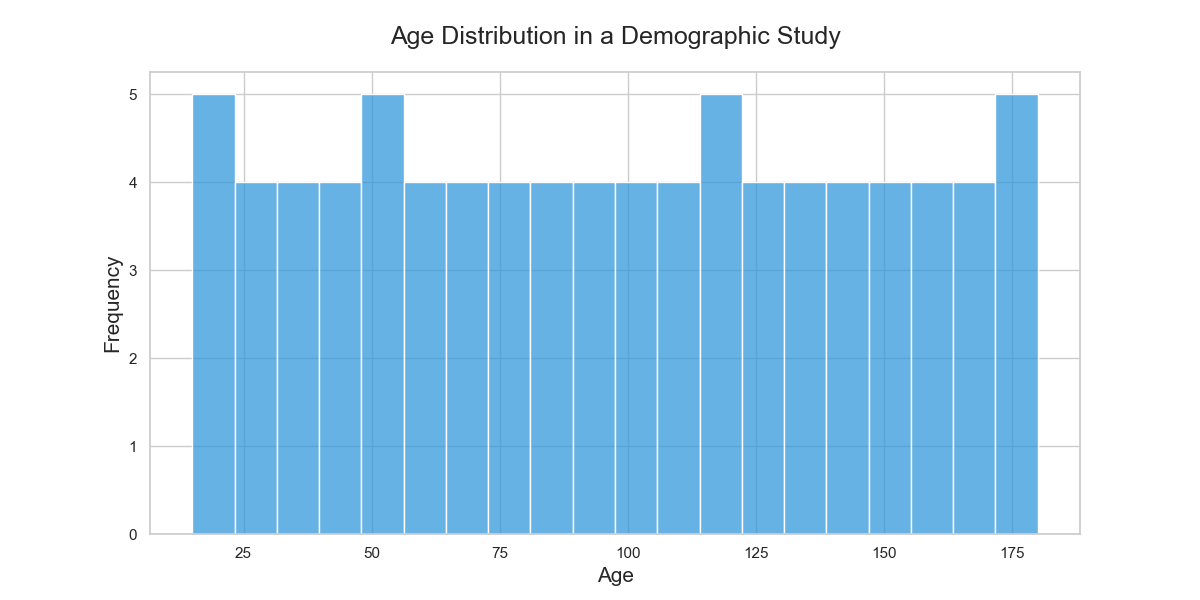

Here is the Python script that generated this plot:

import seaborn as sns
import pandas as pd
import matplotlib.pyplot as plt

data = {
    'Age': [
        15, 16, 18, 20, 22, 24, 26, 28, 30, 32, 34, 36, 38, 40, 42, 44, 46, 48, 50, 52,
        54, 56, 58, 60, 62, 64, 66, 68, 70, 72, 74, 76, 78, 80, 82, 84, 86, 88, 90, 92,
        94, 96, 98, 100, 102, 104, 106, 108, 110, 112, 114, 116, 118, 120, 122, 124, 126, 128, 130, 132,
        134, 136, 138, 140, 142, 144, 146, 148, 150, 152, 154, 156, 158, 160, 162, 164, 166, 168, 170, 172,
        174, 176, 178, 180
    ]
}

df = pd.DataFrame(data)

sns.set_style('whitegrid')
plt.figure(figsize=(12, 6))

sns.histplot(df['Age'], bins=20, color='#3498db', kde=False, orientation='vertical')

plt.title('Age Distribution in a Demographic Study', fontsize=18, pad=20)
plt.xlabel('Age', fontsize=15)
plt.ylabel('Frequency', fontsize=15)

plt.show()
